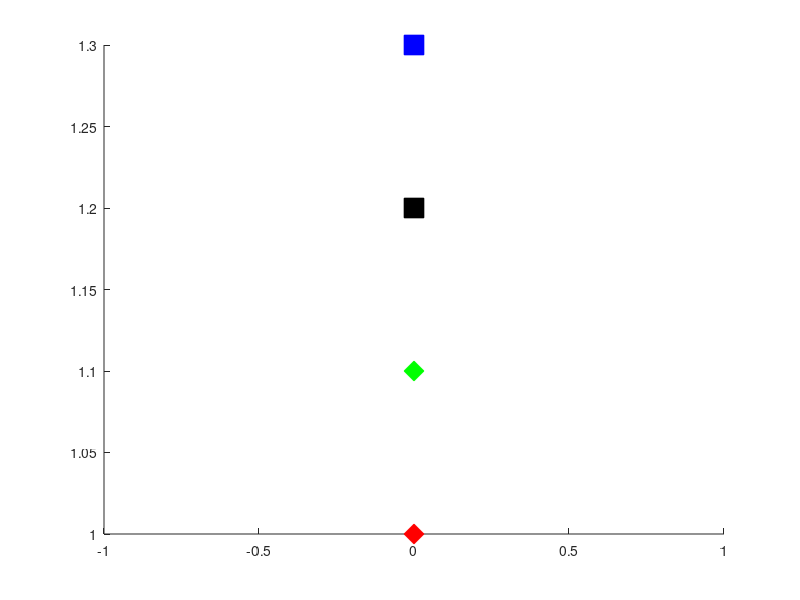

The MATLAB script that drew this image: (Note: this script raises an error after producing the figure.)
clc;close all;
fig = figure('position',[100 100 440 400]);
hold on;
msiz = 200; % marker size
fsiz = 12;
car1 = scatter(0, 1.3, msiz, 'sb',...
            'MarkerFaceColor', 'b','MarkerEdgeColor','b');
car2 = scatter(0, 1.2, msiz, 's',...
            'MarkerFaceColor', 'k', 'MarkerEdgeColor','k');
car3 = scatter(0, 1.1, msiz, 'd',...
        'MarkerFaceColor', 'g','MarkerEdgeColor','g');
car4 = scatter(0, 1, msiz, 'd',...
    'MarkerFaceColor', 'r','MarkerEdgeColor','r');
car1.MarkerFaceAlpha = malpha;
car2.MarkerFaceAlpha = malpha;
car3.MarkerFaceAlpha = malpha;
car4.MarkerFaceAlpha = malpha;
axis off;

text(0.2, 1.3,'ego car 1 without supervisor','FontSize',fsiz,...
    'Color','b','HorizontalAlignment', 'left');
text(0.2, 1.2,'cautious driver 1','FontSize',fsiz,...
    'Color','k','HorizontalAlignment', 'left');

text(0.2, 1.1,'ego car 2 with supervisor','FontSize',fsiz,...
    'Color','g','HorizontalAlignment', 'left');
text(0.2, 1, 'cautious driver 2','FontSize',fsiz, ...
    'Color','r','HorizontalAlignment', 'left');

plot(0,0.9,'og','markersize',15, 'linewidth',2);
plot(0,0.8,'.g','markersize',30);

text(0.2, 0.9,'user selected input','FontSize',fsiz,...
    'Color','g','HorizontalAlignment', 'left');
text(0.2, 0.8, 'overriding input','FontSize',fsiz, ...
    'Color','g','HorizontalAlignment', 'left');
axis tight;

V = [-0.1 0.7;
    -0.1 1.4;
    0.7 1.4;
    0.7 0.7];
F = [1 2 3 4];
patch('Faces',F,'Vertices',V,'FaceColor','none')
print(fig,'./pic/legend','-dpng');
